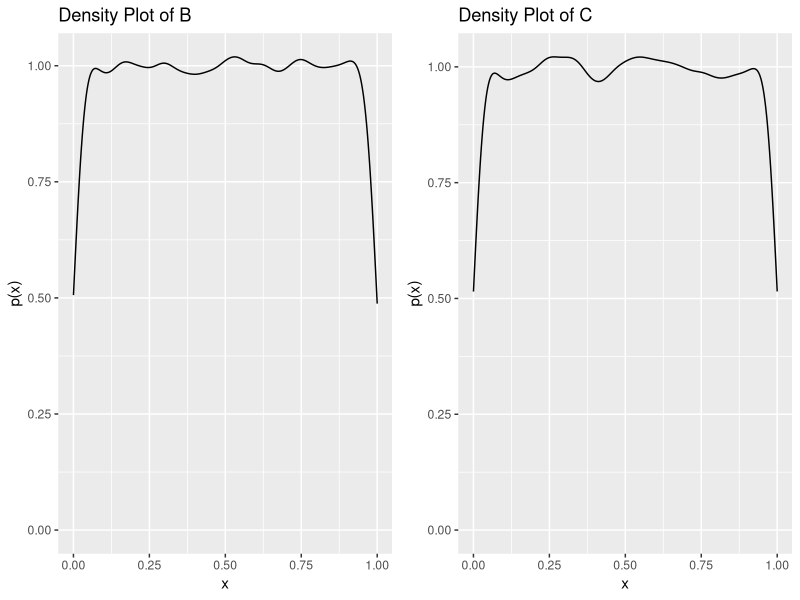
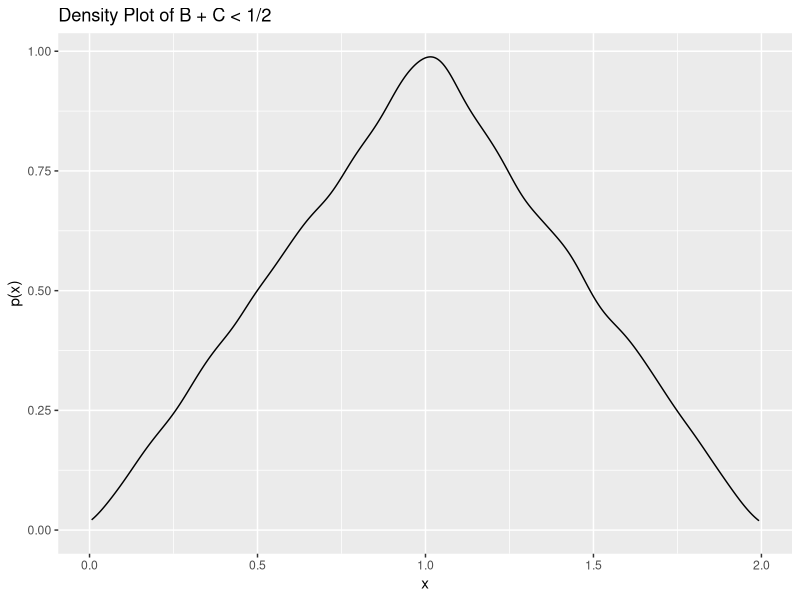
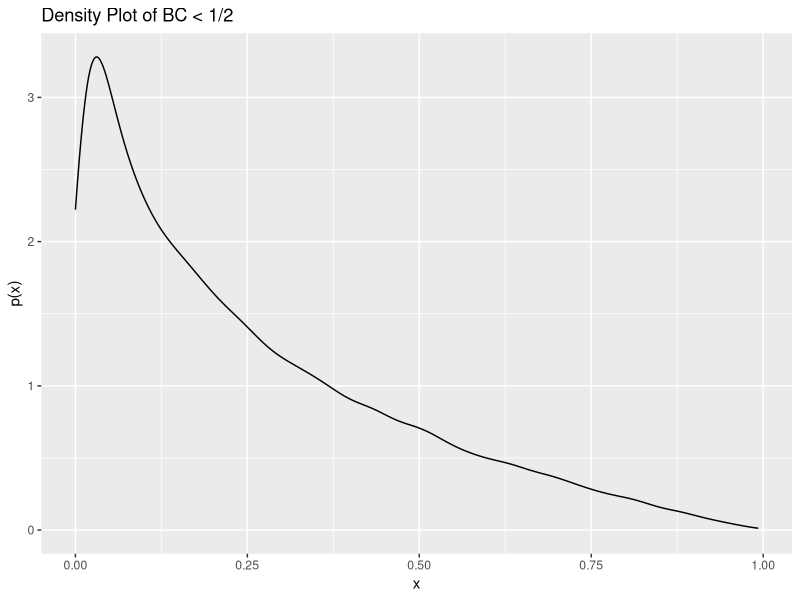
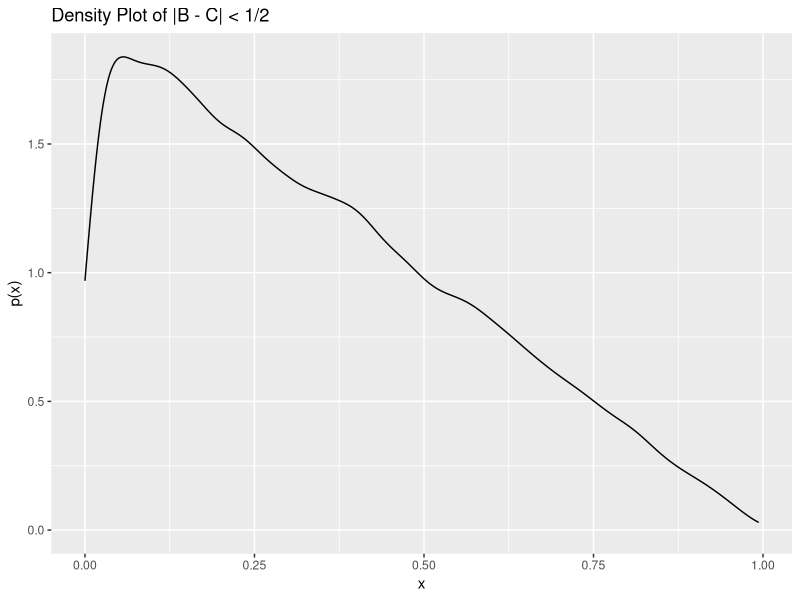
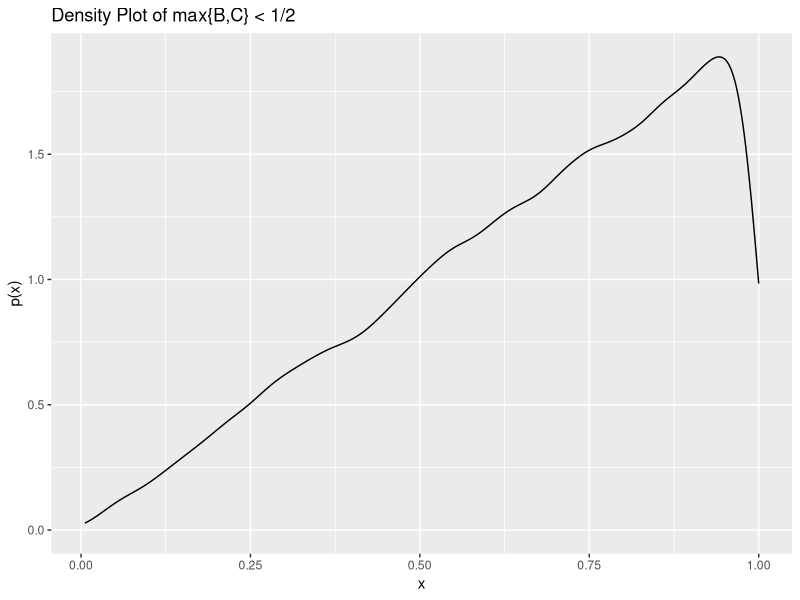
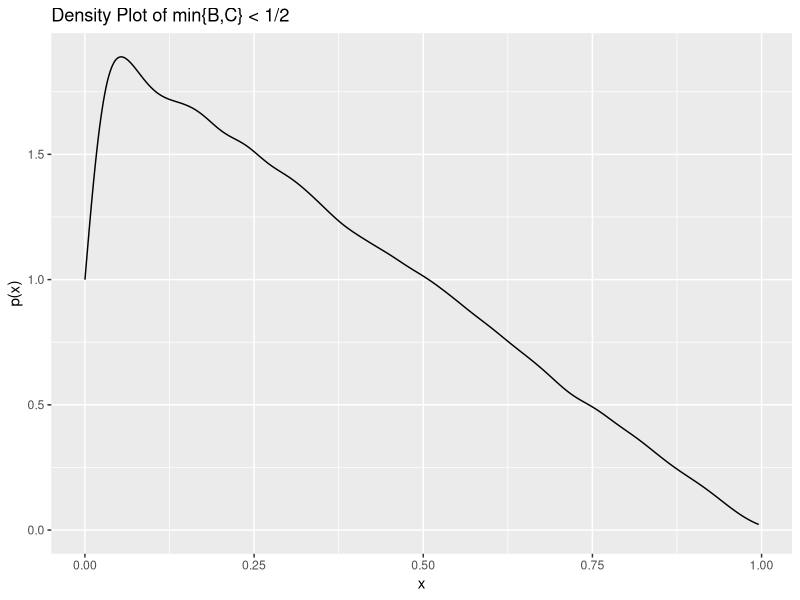

These charts were generated, in order, by the following R code:
## ---- chunk 1
# Create two random variables, B and C, by sampling n numbers from [0,1]
n = 50000
B1 = runif(n, min = 0, max = 1)
B = data.frame(B1)
C1 = runif(n, min = 0, max = 1)
C = data.frame(C1)

# Plots of the density estimate and finding the area under the curve will give the probability of x
library(ggplot2)
plot1 = ggplot(B, aes(x = B1)) + geom_density() + labs(title = "Density Plot of B", y = "p(x)", x = "x")
plot2 = ggplot(C, aes(x = C1)) + geom_density() +  labs(title = "Density Plot of C", y = "p(x)", x = "x")
gridExtra::grid.arrange(plot1, plot2, ncol=2)
## ---- chunk 2
# Density plot representation
BplusC = B + C
ggplot(BplusC, aes(x = B1)) +  geom_density() +  labs(title = "Density Plot of B + C < 1/2", y = "p(x)", x = "x")

# Calculation of the probability
count = 0
for(i in 1:n){
  if(B1[i] + C1[i] < 0.5){
    count = count + 1
  }
}
print(sprintf("The probability that B + C < 1/2 is %.03f", count/n))
## ---- chunk 3
# Density plot representation
BtimesC = B * C
ggplot(BtimesC, aes(x = B1)) +  geom_density() +  labs(title = "Density Plot of BC < 1/2", y = "p(x)", x = "x")

# Calculation of the probability
count = 0
for(i in 1:n){
  if(B1[i] * C1[i] < 0.5){
    count = count + 1
  }
}
print(sprintf("The probability that BC < 1/2 is %.03f", count/n))
## ---- chunk 4
# Density plot representation
absBC = abs(B - C)
ggplot(absBC, aes(x = B1)) +  geom_density() +  labs(title = "Density Plot of |B - C| < 1/2", y = "p(x)", x = "x")

# Calculation of the probability
count = 0
for(i in 1:n){
  if(abs(B1[i] - C1[i]) < 0.5){
    count = count + 1
  }
}
print(sprintf("The probability that |B − C| < 1/2 is %.03f", count/n))
## ---- chunk 5
# Density plot representation
A = 0
maxBC = cbind(B1, C1)
for (i in 1:n){
  A[i] = max(maxBC[i,])
}
A = data.frame(A)
ggplot(A, aes(x = A)) +  geom_density() +  labs(title = "Density Plot of max{B,C} < 1/2", y = "p(x)", x = "x")

# Calculation of the probability
count = 0
for(i in 1:n){
  if(max(B1[i],C1[i]) < 0.5){
    count = count + 1
  }
}
print(sprintf("The probability that max{B,C} < 1/2 is %.03f", count/n))
## ---- chunk 6
# Density plot representation
A = 0
minBC = cbind(B1, C1)
for (i in 1:n){
  A[i] = min(minBC[i,])
}
A = data.frame(A)
ggplot(A, aes(x = A)) +  geom_density() +  labs(title = "Density Plot of min{B,C} < 1/2", y = "p(x)", x = "x")

# Calculation of the probability
count = 0
for(i in 1:n){
  if(min(B1[i],C1[i]) < 0.5){
    count = count + 1
  }
}
print(sprintf("The probability that min{B,C} < 1/2 is %.03f", count/n))
